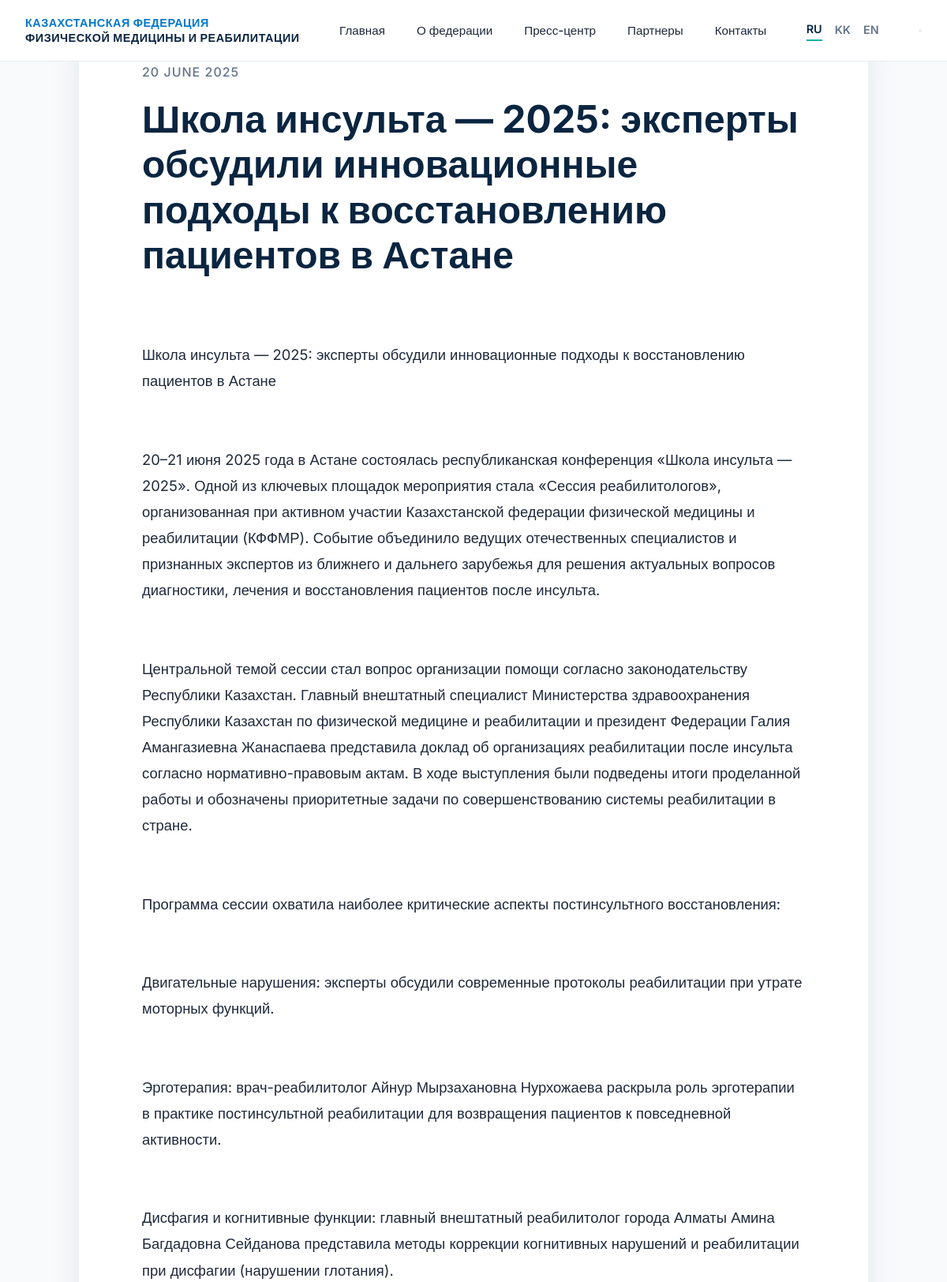
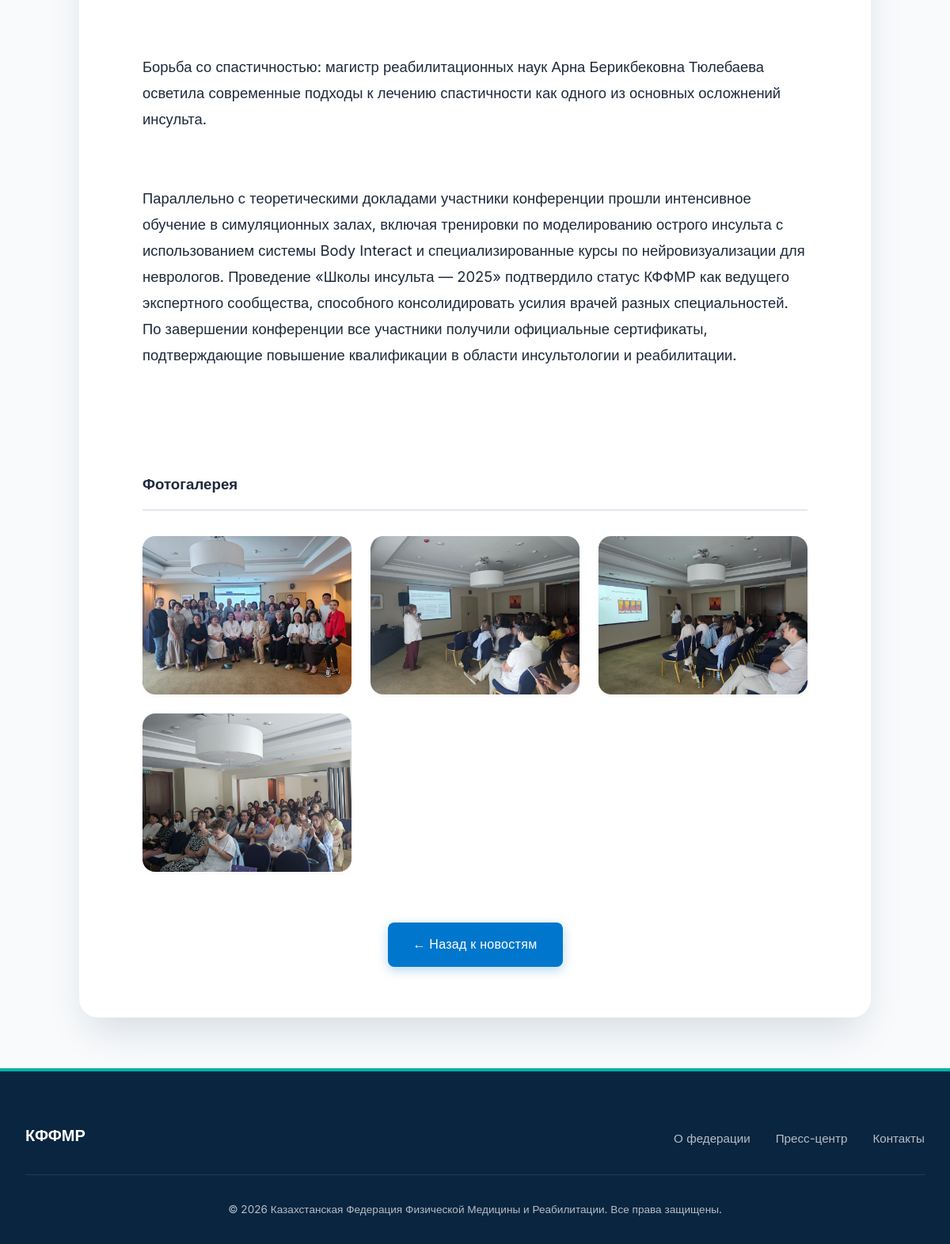
The app's page /news/7/ with its own data (2 pictures, top to bottom).
### landing/models.py (models this page shows, shortened)
class PressRelease(models.Model):
    title = models.CharField(max_length=500, verbose_name="Заголовок")
    date = models.DateField(default=timezone.now, verbose_name="Дата")
    content = models.TextField(verbose_name="Текст пресс-релиза")
    class Meta:
        verbose_name = "Пресс-релиз"
        verbose_name_plural = "Пресс-релизы"
        ordering = ['-date']

class PressReleaseImage(models.Model):
    press_release = models.ForeignKey(PressRelease, related_name='images', on_delete=models.CASCADE, verbose_name="Пресс-релиз")
    image = models.ImageField(upload_to='news_images/', verbose_name="Фотография")
    class Meta:
        verbose_name = "Фотография пресс-релиза"
        verbose_name_plural = "Фотографии пресс-релиза"

### landing/views.py (the view)
# urls.py: path('news/<int:pk>/', views.news_detail, name='news_detail'),
def news_detail(request, pk):
    news_item = get_object_or_404(PressRelease, pk=pk)
    return render(request, 'landing/news_detail.html', {'news_item': news_item})

### landing/templates/landing/news_detail.html
{% extends 'landing/base.html' %}
{% block content %}
<main class="container">
    <article class="article-detail">
        <header class="article-header">
            <div class="news-date" style="font-size: 1rem; margin-bottom: 1rem;">{{ news_item.date|date:"d E Y" }}</div>
            <h1 class="article-title">{{ news_item.title }}</h1>
        </header>
        <div class="article-content">
{{ news_item.content|linebreaks }}
        </div>
        {% if news_item.images.exists %}
        <div class="news-gallery">
            <h3 style="margin-bottom: 2rem; border-bottom: 2px solid var(--border); padding-bottom: 1rem;">Фотогалерея</h3>
            <div class="gallery-grid">
                {% for img in news_item.images.all %}
                <img src="{{ img.image.url }}" alt="Фото с мероприятия" class="gallery-img">
                {% endfor %}
            </div>
        </div>
        {% endif %}
        <div style="margin-top: 4rem; text-align: center;">
            <a href="{% url 'news_list' %}" class="btn btn-primary">&larr; Назад к новостям</a>
        </div>
    </article>
</main>
{% endblock %}

### landing/static/css/style.css (style rules this page uses)
:root { --primary: #0A2540; --primary-light: #1A3F66; --secondary: #0077CC; --accent: #00B3A6; --background: #F8FAFC; --surface: #FFFFFF; --text-main: #1E293B; --text-muted: #64748B; --border: #E2E8F0; --shadow-sm: 0 2px 4px rgba(10, 37, 64, 0.04); --shadow-md: 0 10px 25px -5px rgba(10, 37, 64, 0.08); --shadow-lg: 0 25px 50px -12px rgba(10, 37, 64, 0.15); --radius-sm: 8px; --radius-md: 16px; --radius-lg: 24px; --transition: all 0.4s cubic-bezier(0.16, 1, 0.3, 1); }
* { margin: 0; padding: 0; box-sizing: border-box; }
body { font-family: 'Inter', sans-serif; background-color: var(--background); color: var(--text-main); line-height: 1.7; display: flex; flex-direction: column; min-height: 100vh; -webkit-font-smoothing: antialiased; }
a { text-decoration: none; color: inherit; }
.container { max-width: 1280px; margin: 0 auto; padding: 0 2rem; }
body { top: 0 !important; }
.btn { display: inline-flex; align-items: center; justify-content: center; padding: 0.875rem 2rem; border-radius: var(--radius-sm); font-weight: 500; font-size: 1rem; text-align: center; cursor: pointer; transition: var(--transition); border: none; letter-spacing: 0.3px; }
.btn-primary { background: var(--secondary); color: white; box-shadow: 0 4px 14px rgba(0, 119, 204, 0.3); }
.news-gallery { margin-top: 4rem; }
.gallery-grid { display: grid; grid-template-columns: repeat(auto-fill, minmax(250px, 1fr)); gap: 1.5rem; }
.gallery-img { width: 100%; height: 200px; object-fit: cover; border-radius: var(--radius-md); box-shadow: var(--shadow-sm); transition: var(--transition); cursor: pointer; }
.news-date { font-size: 0.85rem; color: var(--text-muted); font-weight: 500; margin-bottom: 1rem; text-transform: uppercase; letter-spacing: 1px; }
.article-detail { background: var(--surface); border-radius: var(--radius-lg); padding: 4rem 5rem; margin: -4rem auto 4rem; max-width: 1000px; box-shadow: var(--shadow-lg); position: relative; z-index: 10; }
.article-header { margin-bottom: 3rem; }
.article-title { font-size: 3rem; font-weight: 700; line-height: 1.2; color: var(--primary); margin-top: 1rem; }
.article-content { font-size: 1.15rem; color: var(--text-main); white-space: pre-wrap; line-height: 1.8; }

### records on screen
PressRelease: date "20 JUNE 2025", title "Школа инсульта — 2025: эксперты обсудили инновационные подходы к восстановлению пациентов в Астане", content "Школа инсульта — 2025: эксперты обсудили инновационные подходы к восстановлению пациентов в Астане 20–21 июня 2025 года в Астане состоялась республиканская конференция «Школа инсульта — 2025». Одной из ключевых площадок мероприятия стала «Сессия реабилитологов», организованная при активном участии Казахстанской федерации физической медицины и реабилитации (КФФМР). Событие объединило ведущих отечественных специалистов и признанных экспертов из ближнего и дальнего зарубежья для решения актуальных вопросов диагностики, лечения и восстановления пациентов после инсульта. Центральной темой сессии стал вопрос организации помощи согласно законодательству Республики Казахстан. Главный внештатный…"
PressReleaseImage: image (picture)
PressReleaseImage: image (picture)
PressReleaseImage: image (picture)
PressReleaseImage: image (picture)
